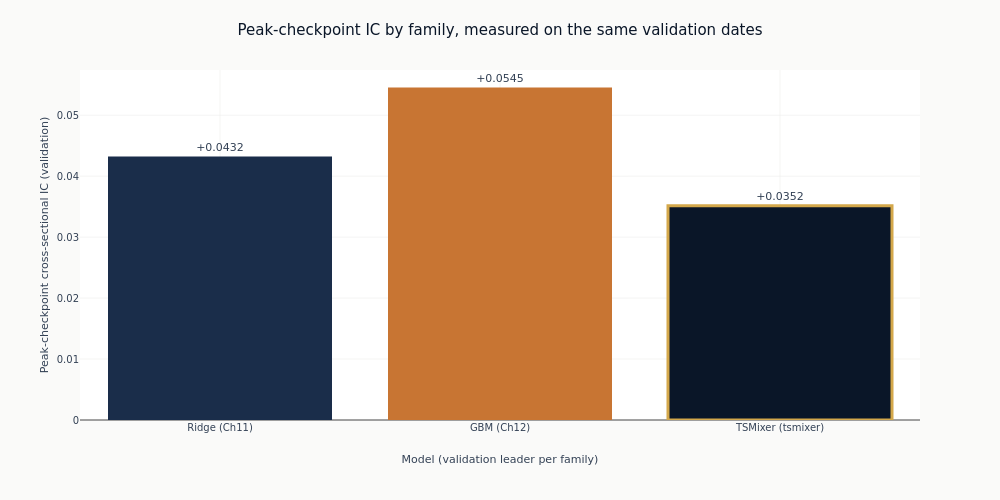

Notebook code cell kept with this figure:
### Markdown cell above
## 7. Against the flat-feature baselines

The peak checkpoint against the linear and gradient-boosting leaders. This is the comparison the
notebook exists to make: whether reading the history as a sequence adds anything over handing
the same history to a model as columns.

Each family's stored IC is computed over its own sample, and those samples are not the same:
sequence eligibility drops the warm-up rows a flat model keeps, so a shared date can carry a
different cross-section in each. Matching date counts would not settle it. The three prediction
sets are therefore intersected on their exact `(symbol, timestamp)` keys and the daily rank IC
is recomputed on the rows all three share - a smaller sample than any family's own, and the
only one on which they are a single comparison.

### Code cell
_missing = [name for name, phash in baseline_hashes.items() if not phash]
if _missing:
    raise RuntimeError(
        f"no prediction_hash registered for {_missing}, so their rows cannot be intersected "
        "with this notebook's; re-run the stage that published them"
    )

_frames = {
    name: load_predictions(CASE_STUDY_ID, prediction_hash=phash)
    for name, phash in baseline_hashes.items()
}
_frames[f"TSMixer ({CONFIG_NAME})"] = load_predictions(CASE_STUDY_ID, prediction_hash=PEAK_PHASH)
_empty = [name for name, frame in _frames.items() if frame.is_empty()]
if _empty:
    raise RuntimeError(f"no prediction rows on disk for {_empty}; the comparison cannot be made")

COMMON_IC, COMMON_DAYS, COMMON_ROWS = common_sample_daily_ic(_frames)
if not COMMON_IC:
    raise RuntimeError(
        "the three prediction sets share no (symbol, timestamp) rows, so there is no sample "
        "on which they can be compared"
    )
print(f"Common sample: {COMMON_ROWS:,} rows on {COMMON_DAYS:,} dates")
for _name, _ic in COMMON_IC.items():
    print(f"  {_name}: IC={_ic:+.4f} on the shared rows")

_labels = ["Ridge (Ch11)", "GBM (Ch12)", f"TSMixer ({CONFIG_NAME})"]
_vals = [COMMON_IC[name] for name in _labels]
fig_cmp = go.Figure(
    go.Bar(
        x=_labels,
        y=_vals,
        marker=dict(
            color=[COLORS["slate"], COLORS["copper"], COLORS["blue"]],
            line=dict(color=COLORS["amber"], width=[0, 0, 3]),
        ),
        text=[f"{value:+.4f}" for value in _vals],
        textposition="outside",
        cliponaxis=False,
        showlegend=False,
    )
)
fig_cmp.update_layout(
    title="Peak-checkpoint IC by family, measured on the same validation dates",
    height=500,
    width=1000,
    margin=dict(t=70),
    title_font=dict(size=15),
)
fig_cmp.update_xaxes(title_text="Model (validation leader per family)")
fig_cmp.update_yaxes(title_text="Peak-checkpoint cross-sectional IC (validation)")
fig_cmp.show()

### Figure 1 — Plotly figure (JSON) as saved in the notebook; plotly's stock layout.template omitted (floating-point values rounded to 4 significant figures)
{"data": [{"cliponaxis": false, "marker": {"color": ["#1a2d4a", "#C87533", "#0a1628"], "line": {"color": "#D4A84B", "width": [0, 0, 3]}}, "showlegend": false, "text": ["+0.0432", "+0.0545", "+0.0352"], "textposition": "outside", "type": "bar", "x": ["Ridge (Ch11)", "GBM (Ch12)", "TSMixer (tsmixer)"], "y": [0.04322, 0.05455, 0.03516]}], "layout": {"height": 500, "margin": {"t": 70}, "title": {"font": {"size": 15}, "text": "Peak-checkpoint IC by family, measured on the same validation dates"}, "width": 1000, "xaxis": {"title": {"text": "Model (validation leader per family)"}}, "yaxis": {"title": {"text": "Peak-checkpoint cross-sectional IC (validation)"}}}}
